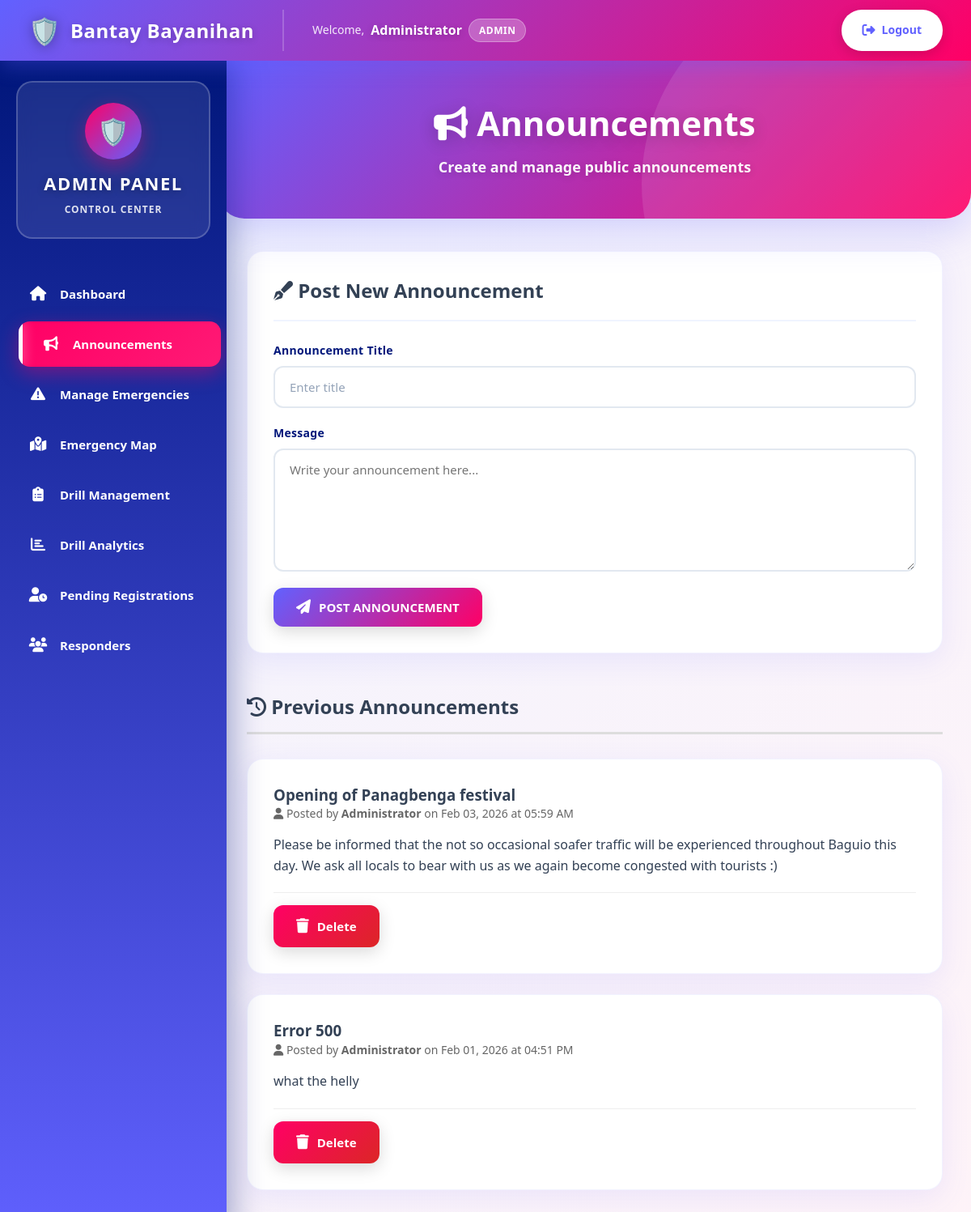
The page /admin/announcements.php (signed in) on the database its author committed.
### tables this page shows
CREATE TABLE `announcements` (
  `id` int(11) NOT NULL,
  `title` varchar(150) NOT NULL,
  `message` text NOT NULL,
  `created_by` int(11) DEFAULT NULL,
  `created_at` timestamp NOT NULL DEFAULT current_timestamp()
);

CREATE TABLE `users` (
  `id` int(11) NOT NULL,
  `name` varchar(100) NOT NULL,
  `email` varchar(100) NOT NULL,
  `password` varchar(255) NOT NULL,
  `role` enum('admin','responder','resident') DEFAULT 'resident',
  `contact` varchar(20) DEFAULT NULL,
  `address` text DEFAULT NULL,
  `barangay` varchar(255) DEFAULT NULL,
  `id_photo` varchar(255) DEFAULT NULL,
  `is_approved` tinyint(1) DEFAULT 0,
  `created_at` timestamp NOT NULL DEFAULT current_timestamp()
);

### admin/announcements.php (the view, shortened to what this page needs)
<?php
require '../db_connect.php';
include '../includes/header.php';
?>
<!DOCTYPE html>
<html lang="en">
<head>
    <link rel="stylesheet" href="https://cdnjs.cloudflare.com/ajax/libs/font-awesome/6.5.0/css/all.min.css">
    <link rel="stylesheet" href="../assets/css/design-system.css">
    <link rel="stylesheet" href="../assets/css/admin.css">
</head>
<body>
<?php include 'sidebar.php'; ?>
<div class="main-content">
    <div class="page-header">
        <div class="page-header-content">
            <h1><i class="fas fa-bullhorn"></i> Announcements</h1>
            <p>Create and manage public announcements</p>
        </div>
    </div>
    <div class="card">
        <div class="card-header">
            <h2><i class="fas fa-pen-fancy"></i> Post New Announcement</h2>
        </div>
        <form method="POST">
            <div class="form-group">
                <label><strong>Announcement Title</strong></label>
                <input type="text" name="title" placeholder="Enter title" required>
            </div>
            <div class="form-group">
                <label><strong>Message</strong></label>
                <textarea name="message" placeholder="Write your announcement here..." rows="6" required></textarea>
            </div>
            <button type="submit" name="post" class="btn btn-primary">
                <i class="fas fa-paper-plane"></i> POST ANNOUNCEMENT
            </button>
        </form>
    </div>
    <h2 style="margin-top: 50px; margin-bottom: 30px; padding-bottom: 15px; border-bottom: 3px solid #ddd;">
        <i class="fas fa-history"></i> Previous Announcements
    </h2>
    <?php
    $stmt = $pdo->query("SELECT a.*, u.name FROM announcements a JOIN users u ON a.created_by=u.id ORDER BY a.created_at DESC");
    while($a = $stmt->fetch()){
        echo "<div class='card'>
                <div class='card-content'>
                    <h3>".htmlspecialchars($a['title'])."</h3>
                    <div style='color: #666; font-size: 14px; margin-bottom: 15px;'>
                        <i class='fas fa-user'></i> Posted by <strong>{$a['name']}</strong> on " . date('M d, Y \a\t h:i A', strtotime($a['created_at'])) . "
                    </div>
                    <p style='line-height: 1.6;'>".nl2br(htmlspecialchars($a['message']))."</p>
                    <div style='margin-top: 20px; padding-top: 15px; border-top: 1px solid #eee;'>
                        <a href='?delete={$a['id']}' class='btn btn-sm btn-danger' onclick=\"return confirm('Delete this announcement permanently?')\">
                            <i class='fas fa-trash'></i> Delete
                        </a>
                    </div>
                </div>
            </div>";
    }
    ?>
</div>
</body>
</html>

### assets/css/design-system.css (style rules this page uses)
:root { --pink: #ff0065; --purple: #6161ff; --navy: #00167a; --gradient-primary: linear-gradient(135deg, #6161ff, #ff0065); --gradient-secondary: linear-gradient(135deg, #00167a, #6161ff); --gradient-accent: linear-gradient(135deg, #ff0065, #ff1a75); --white: #ffffff; --gray-50: #f8f9ff; --gray-100: #f0f4ff; --gray-200: #e2e8f0; --gray-300: #cbd5e1; --gray-400: #94a3b8; --gray-500: #64748b; --gray-600: #475569; --gray-700: #334155; --gray-800: #1e293b; --gray-900: #0f172a; --success: #10b981; --warning: #f59e0b; --error: #ef4444; --info: #3b82f6; --shadow-sm: 0 2px 8px rgba(97, 97, 255, 0.08); --shadow-md: 0 8px 25px rgba(97, 97, 255, 0.12); --shadow-lg: 0 15px 50px rgba(0, 22, 122, 0.15); --shadow-xl: 0 25px 80px rgba(0, 22, 122, 0.25); --radius-sm: 8px; --radius-md: 12px; --radius-lg: 16px; --radius-xl: 20px; --radius-2xl: 24px; --radius-full: 50px; --space-xs: 8px; --space-sm: 12px; --space-md: 16px; --space-lg: 24px; --space-xl: 32px; --space-2xl: 48px; }
* { margin: 0; padding: 0; box-sizing: border-box; }
body { font-family: -apple-system, BlinkMacSystemFont, 'Segoe UI', Roboto, 'Helvetica Neue', Arial, sans-serif; background: var(--gray-50); color: var(--gray-700); line-height: 1.6; }
h1, h2, h3, h4, h5, h6 { font-weight: 800; line-height: 1.3; }
.main-content { padding: 40px 35px; }
.page-header { background: var(--gradient-primary); padding: 50px 35px; margin: -40px -35px 40px; border-radius: 0 0 32px 32px; box-shadow: 0 10px 40px rgba(97, 97, 255, 0.25); position: relative; overflow: hidden; }
.page-header::before { content: ''; position: absolute; top: -50%; right: -10%; width: 600px; height: 600px; background: rgba(255, 255, 255, 0.1); border-radius: 50%; animation: float 8s ease-in-out infinite; }
.page-header h1 { color: white; font-size: clamp(28px, 5vw, 42px); font-weight: 900; margin: 0 0 12px 0; text-shadow: 0 4px 20px rgba(0, 0, 0, 0.2); position: relative; z-index: 1; }
.page-header p { color: rgba(255, 255, 255, 0.95); font-size: clamp(14px, 2.5vw, 18px); margin: 0; font-weight: 600; position: relative; z-index: 1; }
.card { background: white; border-radius: 20px; padding: 32px; box-shadow: 0 10px 35px rgba(97, 97, 255, 0.1); border: 1px solid rgba(97, 97, 255, 0.08); transition: all 0.3s ease; margin-bottom: 25px; }
.card-header { display: flex; justify-content: space-between; align-items: center; padding-bottom: 20px; border-bottom: 2px solid var(--gray-100); margin-bottom: 25px; }
.btn { display: inline-block; padding: 14px 28px; border-radius: 12px; border: none; font-weight: 800; font-size: 15px; cursor: pointer; transition: all 0.3s ease; text-decoration: none; font-family: inherit; }
.btn-primary { background: var(--gradient-primary); color: white; box-shadow: 0 6px 20px rgba(97, 97, 255, 0.3); }
.btn-danger { background: linear-gradient(135deg, #ff0065, #dc2626); color: white; box-shadow: 0 6px 20px rgba(255, 0, 101, 0.3); }
.btn-sm { padding: 10px 16px; font-size: 13px; }
.form-group { margin-bottom: 24px; }
.form-group label { display: block; color: var(--navy); font-weight: 700; font-size: 14px; margin-bottom: 8px; letter-spacing: 0.3px; }
.form-group input, .form-group select, .form-group textarea { width: 100%; padding: 14px 18px; border: 2px solid var(--gray-200); border-radius: 12px; font-size: 15px; font-family: inherit; transition: all 0.3s ease; background: white; }
.form-group input::placeholder { color: var(--gray-400); }
.form-group textarea { resize: vertical; min-height: 120px; }
@media (min-width: 992px) { .main-content { margin-left: 280px; } }

### includes/header.php (style rules this page uses)
:root { --pink: #ff0065; --purple: #6161ff; --navy: #00167a; --gradient-primary: linear-gradient(135deg, #6161ff, #ff0065); --gradient-secondary: linear-gradient(135deg, #00167a, #6161ff); }

### rows shown on the page
announcements: title "Opening of Panagbenga festival", created_by.name "Administrator", created_at "Feb 03, 2026 at 05:59 AM", message "Please be informed that the not so occasional soafer traffic will be experienced throughout Baguio this day. We ask all locals to bear with us as we again become congested with tourists :)"
announcements: title "Error 500", created_by.name "Administrator", created_at "Feb 01, 2026 at 04:51 PM", message "what the helly"

### other values the page prints
$_SESSION['name'] "Administrator"
$_SESSION['role'] "ADMIN"
